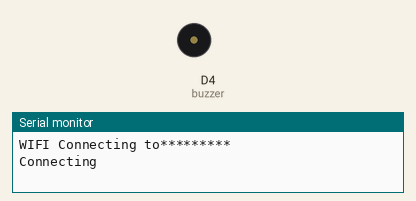
The sketch below on a simulated ESP8266 (NodeMCU). Parts: buzzer (waves = sounding, pin HIGH), the last lines printed to the serial monitor. WiFi joins after 1.5 s; servers stay silent unless stated; web services answer with replies made up by the test bench. At 11.7 s the program puts the board to deep sleep or switches it off; the recording ends there.

Above: at 0.1 s.
At 1.6 s:
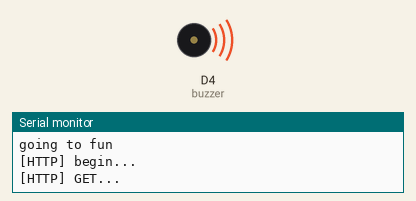
Timing chart, 0 to 3.2 s (numbered marks = the images above):
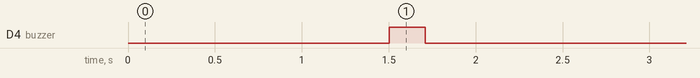

The sketch:

Anti-theft_Alarm.ino
```cpp
#include <ESP8266WiFi.h>
#include <ESP8266HTTPClient.h>

ADC_MODE(ADC_VCC);
const char *ssid = "*********";		// removed for privacy
const char *password = "*******";	// removed for privacy
int buzzer = D4; 			// GPIO pin that drives buzzer signal

void setup()
{
	Serial.begin(115200); 		// baud rate
	Serial.println();
	Serial.print("WIFI Connecting to");
	Serial.println(ssid);
	wifiConnect();
	powerOn();
}

void loop() {}

void wifiConnect()
{
	WiFi.begin(ssid, password);
	Serial.println();
	Serial.print("Connecting");
	while (WiFi.status() != WL_CONNECTED)
	{
		delay(500);
		Serial.print(".");
	}
	Serial.println();
	Serial.println("Wifi Connected Success!");
	Serial.print("Node MCU IP ADDRESS:");
	Serial.println(WiFi.localIP());
}

void powerOn()
{
	while (!Serial) {}
	pinMode(buzzer, OUTPUT);
	digitalWrite(buzzer, HIGH);
	Serial.println("Started.");
	Serial.println("---------------------------");
	Serial.println("going to fun");
	sensorStatus();
	Serial.println("Going to sleep.");
	ESP.deepSleep(0);
	Serial.println("Should not be showing!");
}

void sensorStatus()
{
	float vcc = ESP.getVcc();
	vcc = (vcc) / (1000.000);
	String myStr;
	myStr = String(vcc);
	get_http(String(myStr));
	digitalWrite(buzzer, LOW);
	delay(10000);
}

int get_http(String state)
{
	HTTPClient http;
	int ret = 0;
	Serial.print("[HTTP] begin...\n");
	// configure ifttt server and url  should be HTTP only..not https
	http.begin("http://maker.ifttt.com/trigger/door/with/key/ba7cyUqJABqz5v9M6rjGXq/?value1="+state);
	Serial.print("[HTTP] GET...\n");
	// start connection and send HTTP header
	int httpCode = http.GET();
	// httpCode will be negative on error
	if (httpCode > 0)
	{
		// HTTP header has been sent and Server response header has been handled
		Serial.printf("[HTTP] GET code: %d\n", httpCode);
		if (httpCode == HTTP_CODE_OK)
		{
			String payload = http.getString();
			Serial.println(payload);
		}
	}
	else
	{
		ret = -1;
		Serial.printf("[HTTP] GET failed, error: %s\n", http.errorToString(httpCode).c_str());
		delay(500);	// wait for half sec and try again
	}

	http.end();
	return ret;
}
```

Measured:
- by itself, D4 (buzzer): LOW → HIGH at 1.5 s, → LOW 0.21 s later
